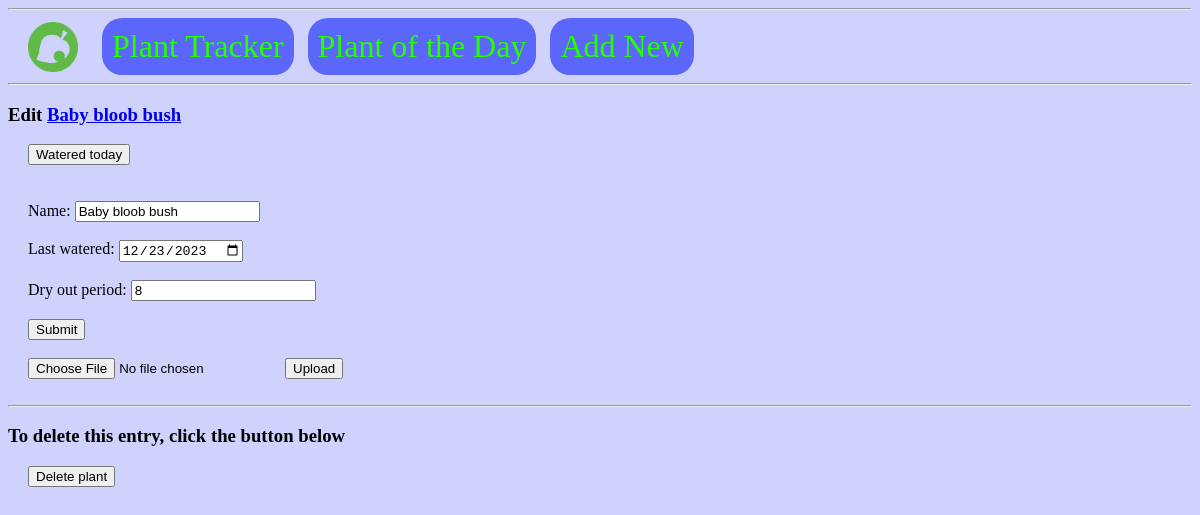
Screenshot of /Baby bloob bush/edit/ with the database file from the repository.
### tables this page shows
CREATE TABLE plants (
	id INTEGER PRIMARY KEY AUTOINCREMENT,
	name TEXT NOT NULL,
	lastWatered DATE NOT NULL,
	dryOut INTEGER NOT NULL
, remaining TINYINT);

### homeAsst.py (the view, shortened to what this page needs)
@app.route('/<string:plantName>/edit/', methods=('GET', 'POST'))
def edit(plantName):
	plant = get_plant(plantName)
	print(plant)
	return render_template('edit.html', plant=plant)

### homeAsst.py (called while the page is built)
def get_db_connection():
	conn = sqlite3.connect('database.db')
	conn.row_factory = sqlite3.Row
	return conn

def get_plant(plantName):
	conn = get_db_connection()
	plant = conn.execute('SELECT * FROM plants WHERE name = ?', (plantName,)).fetchone()
	conn.close()
	return plant

### templates/edit.html
{% extends 'base.html' %}
{% block content %}
	<h3>Edit <a href="{{ url_for('viewPics', plantName=plant['name']) }}">{{ plant['name'] }}</a></h3>
        <form action="{{ url_for('wateredToday', plantName=plant['name']) }}" method="POST", class="edit">
                <input type="submit" value="Watered today"
                        onclick="return confirm('Watered today?')">
	</form>
	<br>
	<form method="post", class="edit", enctype=multipart/form-data>
		<br>
		<label for="name">Name: </label>
		<input type="text" name="name"
			value="{{ request.form['name'] or plant['name'] }}"></input>
		<br>
		<br>
		<label for="lastWatered">Last watered: </label>
		<input type="date" name="lastWatered"
			value="{{ request.form['lastWatered'] or plant['lastWatered'] }}"></input>
		<br>
		<br>
		<label for="dryOut">Dry out period: </label>
		<input type="text" name="dryOut"
			value="{{ request.form['dryOut'] or plant['dryOut'] }}"></input>
		<br>
		<br>
		<button type="submit">Submit</button>
		<br>
		<br>
		<input type=file name=file>
		<input type=submit value=Upload>
	</form>
	<br>
	<hr>
	<h3>To delete this entry, click the button below</h3>
	<form action="{{ url_for('delete', plantName=plant['name']) }}" method="POST", class="edit">
		<input type="submit" value="Delete plant"
			onclick="return confirm('Are you sure you want to delete this plant?')">
	</form>
{% endblock %}

### static/styles.css (style rules this page uses)
body.body { background-color: #CED2FC; }
form.edit { margin-left: 20px; }

### rows the page displays
plants: name "Baby bloob bush", lastWatered "12/23/2023", dryOut "8"
